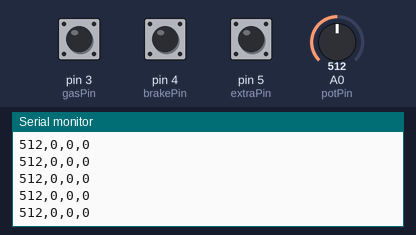
A sketch run on a simulated Arduino Uno, built with avr-gcc and run on an emulated ATmega328P. Shown: the last lines printed to the serial monitor. The inputs (shaded band) are chosen by the test bench; at power-on: A0 (potPin) = 512, pin 3 (gasPin) HIGH, pin 4 (brakePin) HIGH, pin 5 (extraPin) HIGH.

Above: at 1.2 s.
1.3 s: A0 (potPin) set to 105
At 1.8 s:
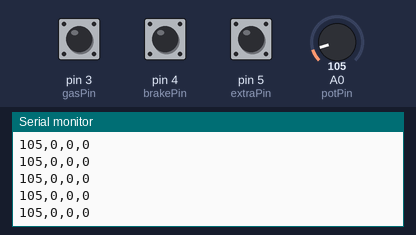
2.8 s: A0 (potPin) set to 94
At 3.8 s:
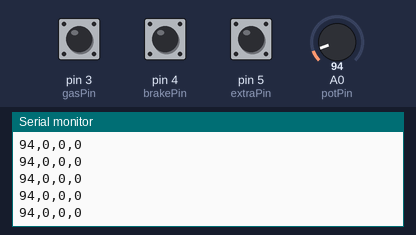
7.4 s: A0 (potPin) set to 11
At 8.4 s:
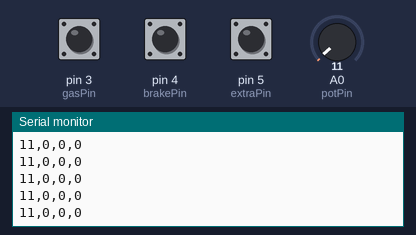
8.9 s: A0 (potPin) set to 8
At 9.7 s:
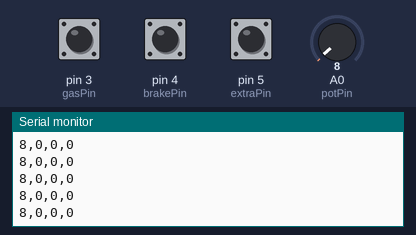
Timing chart, 0 to 11.9 s (numbered marks = the images above; inputs shaded):
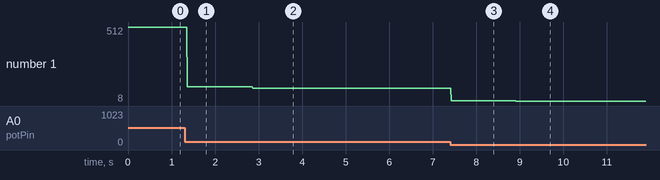

The sketch:

final_steering.ino
```cpp
const int potPin = A0;   // Steering
const int gasPin = 3;    // Button for 'W'
const int brakePin = 4;  // Button for 'S'
const int extraPin = 5;  // Button for 'X' (e.g., Handbrake or Lean)

void setup() {
  Serial.begin(9600);
  pinMode(gasPin, INPUT_PULLUP);
  pinMode(brakePin, INPUT_PULLUP);
  pinMode(extraPin, INPUT_PULLUP);
}

void loop() {
  int steering = analogRead(potPin);
  int gas = (digitalRead(gasPin) == LOW) ? 1 : 0;
  int brake = (digitalRead(brakePin) == LOW) ? 1 : 0;
  int extra = (digitalRead(extraPin) == LOW) ? 1 : 0;

  // Format: Steering,Gas,Brake,Extra
  Serial.print(steering);
  Serial.print(",");
  Serial.print(gas);
  Serial.print(",");
  Serial.print(brake);
  Serial.print(",");
  Serial.println(extra);

  delay(10);
}
```

Measured:
- after the input at 1.3 s, the serial monitor: prints a new line after 0.06 s (image 1)
- after the input at 2.8 s, the serial monitor: prints a new line after 0.06 s (image 2)
- after the input at 7.4 s, the serial monitor: prints a new line at once (image 3)
- after the input at 8.9 s, the serial monitor: prints a new line at once (image 4)
- plotted number 1: 512 → 105 after the input at 1.3 s, 105 → 94 after the input at 2.8 s, 94 → 11 after the input at 7.4 s, 11 → 8 after the input at 8.9 s
